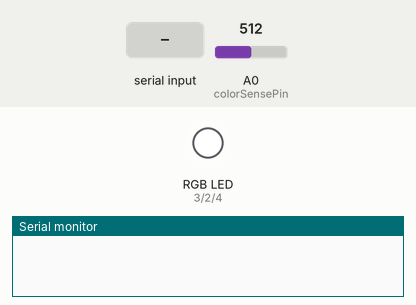
A sketch run on a simulated Arduino Uno, built with avr-gcc and run on an emulated ATmega328P. Shown: an RGB LED mixed from three pins (HIGH = lit), the last lines printed to the serial monitor. Inputs (shaded band) come from the test bench; at power-on: A0 (colorSensePin) = 512.

Above: at 0.9 s.
1.0 s: "r" received over Serial
2.5 s: "g" received over Serial
At 2.9 s:
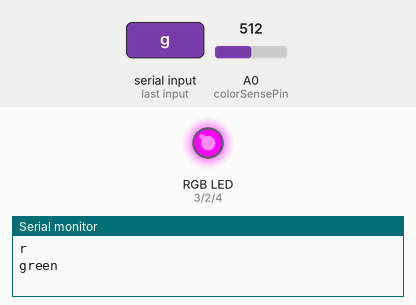
4.0 s: "b" received over Serial
At 5.2 s:
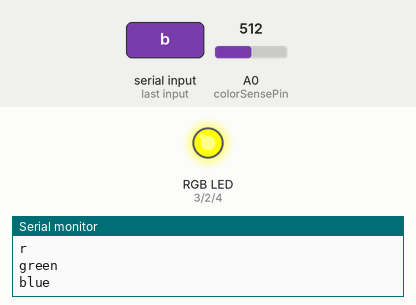
5.5 s: "c" received over Serial
At 5.9 s:
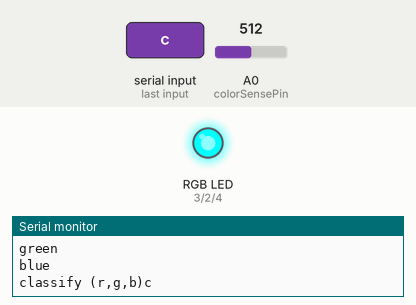
Timing chart, 0 to 8.5 s (numbered marks = the images above; inputs shaded):
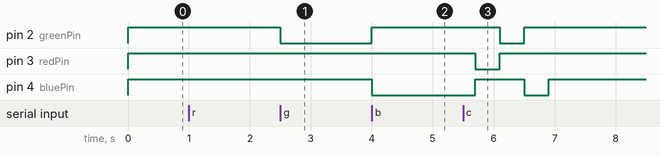

The sketch:

ColorSense.ino
```cpp
                                                                                                                         /* Color Sensor
 * RGB LED and Photoresistor
 *
 * D2 - Green
 * D3 - Red
 * D4 - Blue
 * A0 - ColorSensor
 *
 */

/* ===========================================
 * Constants
 * =========================================== */

// comment out to take out debug mode
#define SERIAL_DEBUG

#include "ColorSense.h"

// arduino compiler doesn't like #define sometimes
const int SENSOR_MEASURE_DELAY = 200;
const int N_SENSOR_POLLS = 100;


const int greenPin = 2;
const int redPin = 3;
const int bluePin = 4;
const int colorSensePin = A0;
// {r,g,b,classification}
// TODO may need to calibrate every time
// sensor readings noisy between color changes?
const color_centroid_t colorCentroids[N_CLR_DETECT] = {
    {292, 720, 711, 'r'},
    {386, 665, 729, 'g'},
    {503, 779, 694, 'b'},
    {330, 656, 662, 'w'}
};

/* ===========================================
 * Setup
 * =========================================== */


void setup() {
    pinMode(greenPin, OUTPUT);
    pinMode(redPin, OUTPUT);
    pinMode(bluePin, OUTPUT);
    setLEDs(LOW, LOW, LOW);

    pinMode(colorSensePin, INPUT);

#ifdef SERIAL_DEBUG
    Serial.begin(9600);
    // handshake
    while (!Serial.available());
    char handshake = Serial.read();
    Serial.println(handshake);
#endif

}

/* ===========================================
 * Loop
 * =========================================== */


void loop() {

#ifdef SERIAL_DEBUG
    pollSerialDebug();
#else
    Serial.print("Color: ");
    Serial.println( getCurrentColor() );
#endif

}

/* ===========================================
 * Classify Color
 * =========================================== */

classification_t getCurrentColor() {
    return classifyColor(getSensorVals());
}

classification_t classifyColor(sensor_vals_t sensorVals) {
    /* look for closest centroid for classification */
    int i;
    int distance;
    int minDistance = MAX_DISTANCE;
    classification_t classification = '\0';

    // iter though centroid choices and find closet to choose as classification
    for( i = 0; i < N_CLR_DETECT; i++) {

        distance = getDistance(sensorVals, colorCentroids[i]);

        if( distance < minDistance ) {
            minDistance = distance;
            classification = colorCentroids[i].classification;
        }

    }

    return classification;

}

int getDistance(sensor_vals_t sensorVals, color_centroid_t colorCentroid) {
    // get abs distance from centroid distance
    return abs(sensorVals.r - colorCentroid.r) + abs(sensorVals.g - colorCentroid.g) + abs(sensorVals.b - colorCentroid.b);
};


/* ===========================================
 * Helpers
 * =========================================== */

void setLEDs(int red, int green, int blue) {
    // LEDs inverted
    digitalWrite(redPin, !red);
    digitalWrite(greenPin, !green);
    digitalWrite(bluePin, !blue);
}

sensor_vals_t getSensorVals() {
    // set given led colors and return sensor values
    sensor_vals_t sensorVals;

    delay(SENSOR_MEASURE_DELAY);
    setLEDs(HIGH, LOW, LOW); // red
    delay(SENSOR_MEASURE_DELAY);
    sensorVals.r = analogRead(colorSensePin);
    Serial.println(sensorVals.r);
    delay(SENSOR_MEASURE_DELAY);

    setLEDs(LOW, HIGH, LOW); // green
    delay(SENSOR_MEASURE_DELAY);
    sensorVals.g = analogRead(colorSensePin);
    Serial.println(sensorVals.g);
    delay(SENSOR_MEASURE_DELAY);

    setLEDs(LOW, LOW, HIGH); // blue
    delay(SENSOR_MEASURE_DELAY);
    sensorVals.b = analogRead(colorSensePin);
    Serial.println(sensorVals.b);
    delay(SENSOR_MEASURE_DELAY);

    setLEDs(LOW, LOW, LOW); // off

    return sensorVals;
}

/* ===========================================
 * Debug
 * =========================================== */

/* poll serial for command
 *  'r' - turn on red LED
 *  'b' - turn on gree LED
 *  'g' - turn on blue LED
 *  'o' - set all LEDs off
 *  's' - get light sensor value
 */
void pollSerialDebug() {
    char command = '\0';
    int colorVal = 0;
    int i;

    // hold until serial comes
    while (!Serial.available());
    command = Serial.read();

    // note low turns on LEDs
    switch (command) {
        case 'r':
            setLEDs(HIGH, LOW, LOW);
            Serial.println("red");
            break;
        case 'g':
            setLEDs(LOW, HIGH, LOW);
            Serial.println("green");
            break;
        case 'b':
            setLEDs(LOW, LOW, HIGH);
            Serial.println("blue");
            break;
        case 'o':
            setLEDs(LOW, LOW, LOW);
            Serial.println("off");
            break;
        case 's':
            colorVal = analogRead(colorSensePin);
            Serial.println(colorVal);
            break;
        case 't':
            for(i = 0; i < N_SENSOR_POLLS; i++) {
                colorVal = analogRead(colorSensePin);
                Serial.println(colorVal);
            }
            Serial.println("done");
            break;
        case 'c':
            Serial.println("classify (r,g,b)c ");
            Serial.println( getCurrentColor() );
            break;
        default:
            // write back
            Serial.println(command);
            break;
    }


}
```

ColorSense.h
```cpp
#ifndef COLOR_SENSE_H
#define COLOR_SENSE_H

#define N_CLR_DETECT 4
#define MAX_DISTANCE 1000 // arbitrary

typedef char classification_t;

typedef struct {
    int r;
    int g;
    int b;
    classification_t classification;
} color_centroid_t;

typedef struct {
    int r;
    int g;
    int b;
} sensor_vals_t;

#endif
```

Measured:
- after the input at 2.5 s, pin 2 (greenPin): HIGH → LOW at once
- after the input at 4.0 s, pin 2 (greenPin): LOW → HIGH at once; pin 4 (bluePin): HIGH → LOW at once
- after the input at 5.5 s, pin 2 (greenPin): HIGH → LOW after 0.60 s, → HIGH 0.40 s later; pin 3 (redPin): HIGH → LOW after 0.20 s, → HIGH 0.40 s later; pin 4 (bluePin): LOW → HIGH after 0.20 s, → LOW 0.80 s later, → HIGH 0.40 s later
